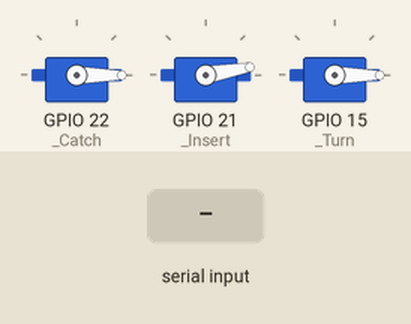
A sketch run on a simulated ESP32. On the bench: 3 × servo. Inputs (shaded band) come from the test bench. Nothing arrives over Bluetooth unless stated.

Above: at 2.2 s.
2.3 s: "c" received over the second serial link
At 3.8 s:
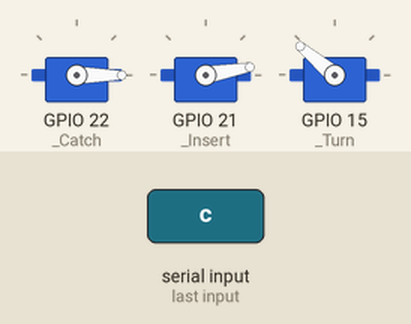
4.2 s: "a" received over the second serial link
At 4.8 s:
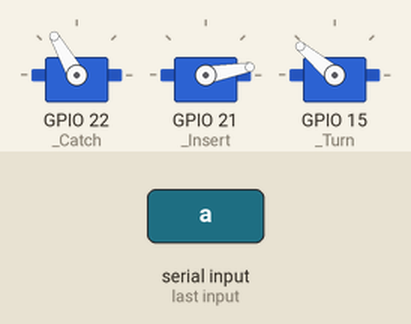
5.7 s: "b" received over the second serial link
At 6.0 s:
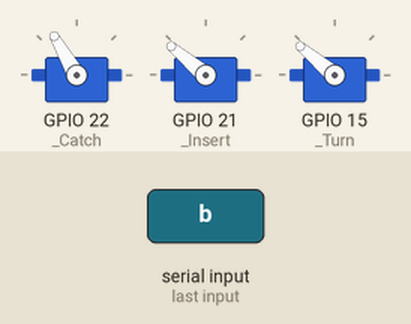
7.2 s: "d" received over the second serial link
At 8.3 s:
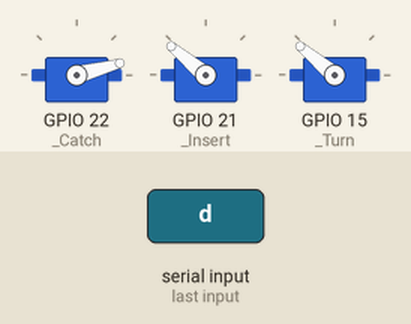
8.7 s: "f" received over the second serial link
10.6 s: "g" received over the second serial link
At 10.9 s:
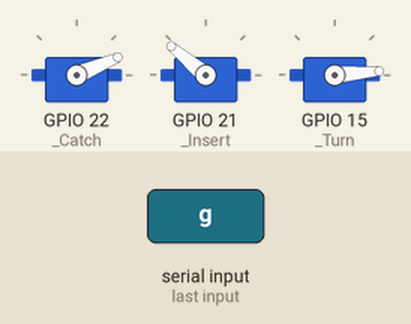
Timing chart, 0 to 13.6 s (numbered marks = the images above; inputs shaded):
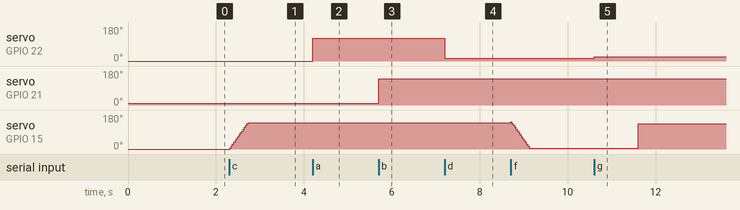

The sketch:

bluetooth_ok.ino
```cpp
/*
自作ハンドのサーボモーター３つを制御するプログラム

Bluetoothでシリアル通信をしてデータを送受信する
ESP32をしようしたため、専用ライブラリを使用
*/

#include "BluetoothSerial.h"
#include <ESP32Servo.h>

#define _Catch 22
#define _Insert 21
#define _Turn 15

BluetoothSerial SerialBT;
BluetoothSerial SerialTom;
Servo s_catch;   // サーボオブジェクトを作成
Servo s_insert;  // サーボオブジェクトを作成
Servo s_turn;    // サーボオブジェクトを作成

char c;
int var;

void Catch() {
  s_catch.write(120);  // サーボを120度に回転
  delay(1000);        // 1秒待機
  SerialBT.println("a_go");
}

void Insert() {
  s_insert.write(140);  // サーボを140度に回転
  delay(1000);         // 1秒待機
  SerialBT.println("b_go");
}

void Turn() {
  for(int i=0;i<29;i++){
  s_turn.write(i*5);  // サーボを5度ずつ135度まで回転
  delay(15);
  }
  delay(1000);       // 1秒待機
  SerialBT.println("c_go");
}

// 逆転
void RevCatch() {
  s_catch.write(15);  // サーボを15度に回転
  delay(1000);       // 1秒待機
  SerialBT.println("d_go");
}

void RevCatch_gunkan() {
  s_catch.write(23);  // サーボを0度に回転
  delay(1000);       // 1秒待機
  SerialBT.println("d_go");
}

void RevInsert() {
  s_insert.write(10);  // サーボを0度に回転
  delay(1000);        // 1秒待機
  SerialBT.println("e_go");
  SerialBT.println("placed");
}

void RevTurn() {
  for(int i=29;i>0;i--){
  s_turn.write(i*5);  // サーボを135度から5度ずつ0度まで回転
  delay(15);
  }
  // s_turn.write(0);
  delay(500);      // 1秒待機
  SerialBT.println("f_go");
}

void Initial() {
  s_turn.write(135);// サーボを135度まで回転
  delay(500);      // 1秒待機
  SerialBT.println("f_go");
}


void setup() {
  SerialBT.begin("ESP32_D班"); //Blsuetooth device name
  SerialBT.println("Start");
  s_catch.attach(_Catch);
  s_insert.attach(_Insert);
  s_turn.attach(_Turn);

 //初期設定
  s_catch.write(0);
  s_insert.write(10);
  s_turn.write(0);
  delay(1000);  // 1秒待機
}

void loop() {
  // 入力に応じてそれぞれ関数を実行しモーターを回す
  if (SerialBT.available() > 0) {
    c = SerialBT.read();
  //   if (c == 'a') {
  //     Catch();
  //   } else if (c == 'b') {
  //     Insert();
  //   } else if (c == 'c') {
  //     Turn();
  //   } else if (c == 'd') {
  //     RevCatch();
  //   } else if (c == 'e') {
  //     RevInsert();
  //   } else if (c == 'f') {
  //     RevTurn();
  //   }
  // }
    switch(c){
        case 'a':
          Catch();
          break;
        case 'b':
          Insert();
          break;
        case 'c':
          Turn();
          break;
        case 'd':
          RevCatch();
          break;
        case 'e':
          RevInsert();
          break;
        case 'f':
          RevTurn();
          break;
        case 'g':
          RevCatch_gunkan();
        case 'z':
          Initial();
        default:
          SerialBT.println("miss");
          break;
      }
  }
}
```

Measured:
- after the input at 2.3 s, servo on GPIO 15 (_Turn): moves from 0° to 140° over 0.42 s, starting at once
- after the input at 4.2 s, servo on GPIO 22 (_Catch): 0° → 120° at once
- after the input at 5.7 s, servo on GPIO 21 (_Insert): 10° → 140° at once
- after the input at 7.2 s, servo on GPIO 22 (_Catch): 120° → 15° at once
- after the input at 10.6 s, servo on GPIO 22 (_Catch): 15° → 23° at once; servo on GPIO 15 (_Turn): 5° → 135° after 1.0 s
